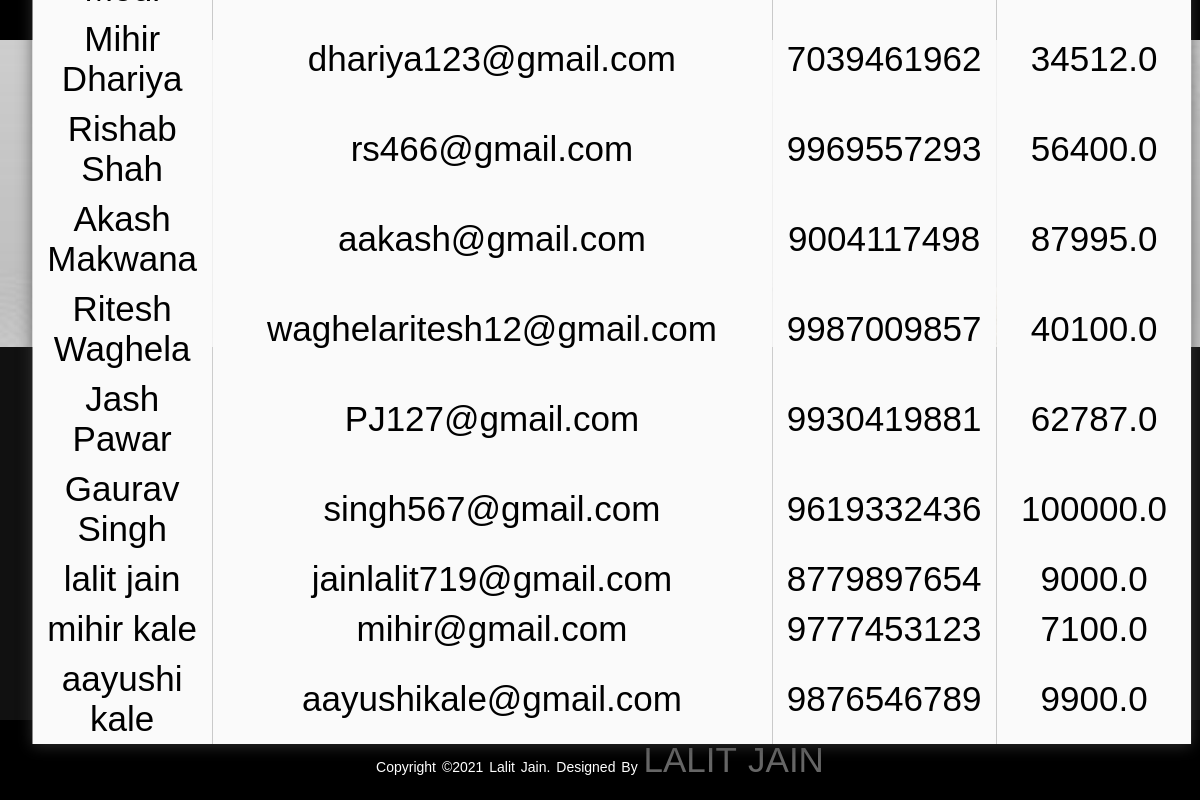
/view_customer/, run on the app's committed database.
### bank_app/models.py (models this page shows, shortened)
class bModel(models.Model):
	name=models.CharField(max_length=30)
	phone=models.IntegerField()
	email=models.EmailField(max_length=100,primary_key=True)
	balance=models.FloatField(max_length=100)

### bank_app/views.py (the view)
# urls.py: path("view_customer/",view_customer,name="view_customer"),
def view_customer(request):
	data=bModel.objects.all()
	return render(request,'view_customer.html',{'data':data})

### bank_app/templates/view_customer.html (shortened to what this page needs)
{% extends 'base.html' %}
{% load static %}
{% block body %}
<head>
<link rel="stylesheet" href="{% static 'css/style.css' %}" >
        <link rel ="stylesheet" href="{% static 'css/style1.css' %}" >
        <link rel="stylesheet" href="https://stackpath.bootstrapcdn.com/font-awesome/4.7.0/css/font-awesome.min.css">
</head>
	<form method = "POST">
	<h1 id ="head">  View Customer </h1>
	<table>
		{% for d in data %}
		<tr>
		<td>{{d.name}}</td>
		<td>{{d.email}}</td>
		<td>{{d.phone}}</td>
		<td>{{d.balance}}</td>
		</tr>
		{% empty %}
			<tr>
				<td> No data Found </td>
		{% endfor %}
	</table>
</center>
<footer>
                    <div class="footer-content">
                    <h3>IT BANK</h3>
                    <p> We are the most trusted Bank </p>
                    <ul class="socials">
                        <li><a href="https://www.facebook.com/profile.php?id=100007796760814"><i class="fa fa-facebook"></i></a></li>
                        <li><a href="#"><i class="fa fa-github"></i></a></li>
                        <li><a href="https://twitter.com/LALITJA26949473?s=08"><i class="fa fa-twitter"></i></a></li>
                        <li><a href="#"><i class="fa fa-youtube"></i></a></li>
                        <li><a href="#"><i class="fa fa-linkedin-square"></i></a></li>
            </ul>
        </div>
        <div class="footer-bottom">
            <p>copyright &copy;2021 Lalit Jain. designed by <span>Lalit Jain</span></p>
        </div>
    </footer>
{% endblock %}

### templates/base.html (shortened to what this page needs)
<html>
<head>
</head>
<body>
<center>
	<div class = 'nav'>
		{% if user.is_authenticated %}
			<a href = "{% url 'about' %}" >About</a>
			<a href = "{% url 'add_customer' %}">Add Customer</a>
			<a href = "{% url 'view_customer' %}">View Customer</a>
			<a href = "{% url 'transfer_money' %}">Transfer Money</a>
			<a href = "{% url 'transfer_history' %}">Transfer History</a>
			<a href = "{% url 'logout' %}">Log Out</a>
		{% else %}
			<a href = "{% url 'login' %}" >LogIn</a>
		{% endif %}
	</div>
	{% block body %}
	{% endblock %}
</body>
</html>

### bank_app/static/css/style.css (style rules this page uses)
body { margin:0; padding:0; background:url(bg3.jpeg) no-repeat; background-size:cover; }

### bank_app/static/css/style1.css (style rules this page uses)
* { margin: 0; padding: 0; box-sizing: border-box; }
footer { position: absolute; bottom: 0; left: 0; right: 0; background: #111; height: auto; width: 100vw; font-family: "Open Sans"; padding-top: 40px; color: #fff; }
.footer-content { display: flex; align-items: center; justify-content: center; flex-direction: column; text-align: center; }
.footer-content h3 { font-size: 1.8rem; font-weight: 400; text-transform: capitalize; line-height: 3rem; }
.footer-content p { max-width: 500px; margin: 10px auto; line-height: 28px; font-size: 14px; }
.socials { list-style: none; display: flex; align-items: center; justify-content: center; margin: 1rem 0 3rem 0; }
.socials li { margin: 0 10px; }
.socials a { text-decoration: none; color: #fff; }
.socials a i { font-size: 1.1rem; transition: color .4s ease; }
.footer-bottom { background: #000; width: 100vw; padding: 20px 0; text-align: center; }
.footer-bottom p { font-size: 14px; word-spacing: 2px; text-transform: capitalize; }
.footer-bottom span { text-transform: uppercase; opacity: .4; font-weight: 200; }

### templates/base.html (style rules this page uses)
* { font-size : 35px;font-family: 'Poppins',sans-serif; }
.nav { background-color : black }
.nav a { color : white;text-decoration : none;padding : 20px }

### bank_app/templates/view_customer.html (style rules this page uses)
#head { color:blue; }
table { position: absolute; z-index: 2; left: 51%; top: 33%; transform: translate(-50%,-50%); width: 60%; border-collapse: collapse; border-spacing: 0; box-shadow: 0 2px 15px rgba(64,64,64,.7); border-radius: 12px 12px 0 0; overflow: hidden; }
td , th { padding: 5px 15px; text-align: center; }
tr { width: 100%; background-color: #fafafa; font-family: 'Montserrat', sans-serif; }

### data on the page
bModel: name "Mihir Dhariya", email "dhariya123@gmail.com", phone "7039461962", balance "34512.0"
bModel: name "Rishab Shah", email "rs466@gmail.com", phone "9969557293", balance "56400.0"
bModel: name "Akash Makwana", email "aakash@gmail.com", phone "9004117498", balance "87995.0"
bModel: name "Ritesh Waghela", email "waghelaritesh12@gmail.com", phone "9987009857", balance "40100.0"
bModel: name "Jash Pawar", email "PJ127@gmail.com", phone "9930419881", balance "62787.0"
bModel: name "Gaurav Singh", email "singh567@gmail.com", phone "9619332436", balance "100000.0"
bModel: name "lalit jain", email "jainlalit719@gmail.com", phone "8779897654", balance "9000.0"
bModel: name "mihir kale", email "mihir@gmail.com", phone "9777453123", balance "7100.0"
bModel: name "aayushi kale", email "aayushikale@gmail.com", phone "9876546789", balance "9900.0"
